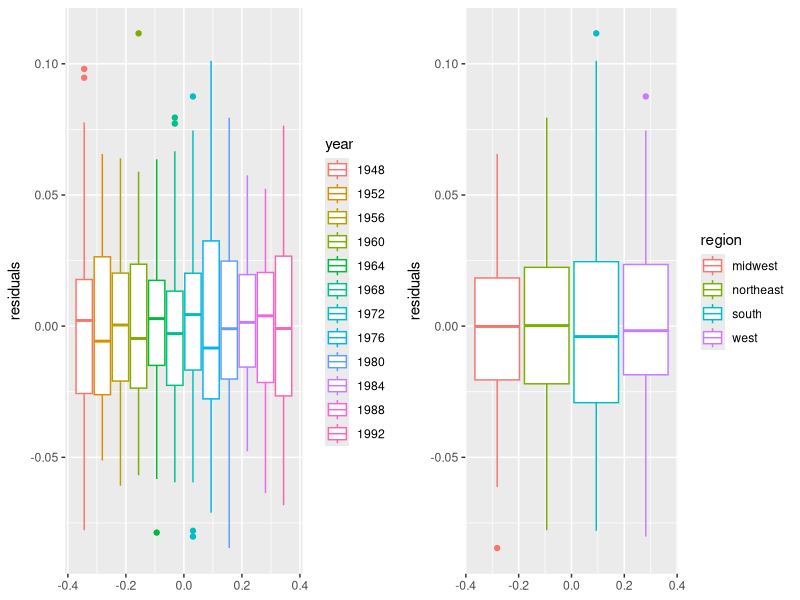
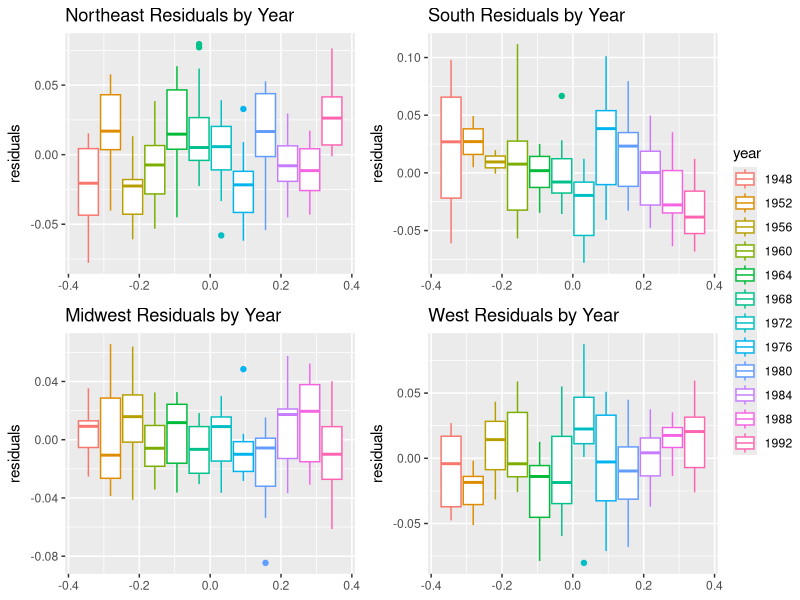
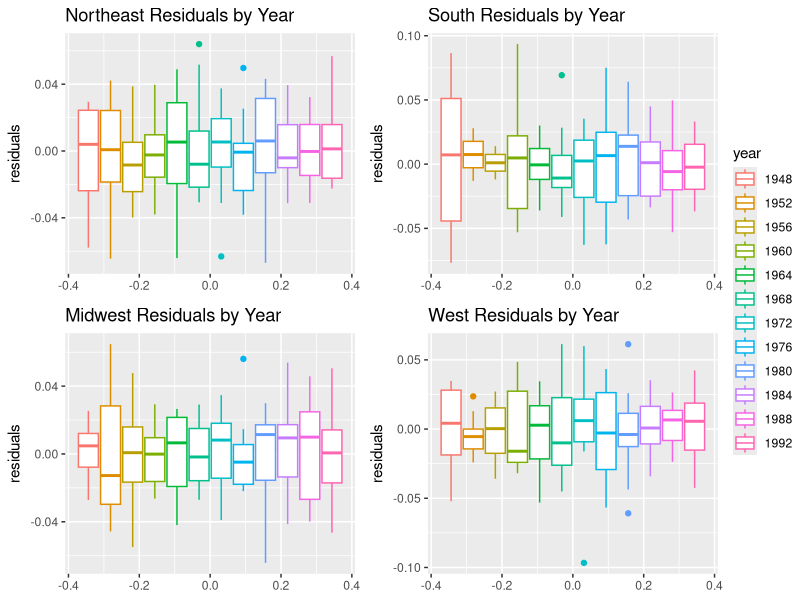

The R script that drew these images, in order:
## ---- chunk 1
knitr::opts_chunk$set(echo = FALSE, message = FALSE)
## ---- chunk 2
library("readr") # to load data
library("tidyverse")
data <- read_table("4_US_elections.txt")
data = data %>% select(-constant) # remove manually added intercept
# change mentioned variables to factors
data = data %>% 
  mutate(year = as.factor(year),
                       state = as.factor(state), 
                       r1 = as.factor(r1), 
                       r2 = as.factor(r2), 
                       r3 = as.factor(r3), 
                       r4 = as.factor(r4), 
                       r5 = as.factor(r5), 
                       r6 = as.factor(r6), )

# rename the variables
data = data %>% 
  rename(dvote = Dvote,
         dvote_poll = n1,
         dapprove_inc = n2,
         dapprove_presinc = n3,
         gnp_growth_inc = n4,
         dvote_last = s1,
         dvote_last2 = s2,
         home_state = s3,
         home_state_vice = s4,
         dmajor_leg = s5,
         econ_growth_inc = s6,
         state_ideology = s7,
         ideology_comp = s8,
         cath_1960 = s9,
         south = r1,
         south_1964 = r2,
         deep_south_1964 = r3,
         new_england_1964 = r4,
         new_england_1972 = r5,
         west_1976 = r6)

# create a region variable
northeast = c(7, 8, 19, 20, 21, 29, 30, 32, 38, 39, 45, 48)
south = c(1, 4, 9, 10, 17, 18, 24, 33, 36, 40, 42, 43, 46)
midwest = c(13, 14, 15, 16, 22, 23, 25, 27, 34, 35, 41, 49)
west = c(2, 3, 5, 6, 11, 12, 26, 28, 31, 37, 44, 47, 50)

data$region <- ifelse(data$state %in% northeast, "northeast",
                      ifelse(data$state %in% south, "south",
                             ifelse(data$state %in% midwest, "midwest",
                                    ifelse(data$state %in% west, "west", NA))))
data = data %>% mutate(region = as.factor(region))
## ---- chunk 3
library(tidyverse)
m0 = lm(dvote ~ . - evotes - region, data = data)
## ---- chunk 4
data_res = na.omit(data)
data_res$residuals = resid(m0)
year_res_plot = ggplot(mapping = aes(y = residuals, col = year), data = data_res) + 
  geom_boxplot()
region_res_plot = ggplot(mapping = aes(y = residuals, col = region), data = data_res) +
  geom_boxplot()
library(ggpubr)
ggarrange(year_res_plot, region_res_plot, nrow = 1, ncol = 2)
## ---- chunk 5
data_northeast = data_res[data_res$region == "northeast", ]
data_south = data_res[data_res$region == "south", ]
data_midwest = data_res[data_res$region == "midwest", ]
data_west = data_res[data_res$region == "west", ]
northeast_res_plot = ggplot(mapping=aes(y=residuals, col=year), data = data_northeast) +
  geom_boxplot() + 
  ggtitle("Northeast Residuals by Year")
south_res_plot = ggplot(mapping=aes(y=residuals, col=year), data = data_south) +
  geom_boxplot() +
  ggtitle("South Residuals by Year")
midwest_res_plot = ggplot(mapping=aes(y=residuals, col=year), data = data_midwest) +
  geom_boxplot() +
  ggtitle("Midwest Residuals by Year")
west_res_plot = ggplot(mapping=aes(y=residuals, col=year), data = data_west) +
  geom_boxplot() +
  ggtitle("West Residuals by Year")
#grid.arrange(northeast_res_plot, south_res_plot, midwest_res_plot, west_res_plot, ncol = 2)
ggarrange(northeast_res_plot, south_res_plot, midwest_res_plot, west_res_plot, 
          ncol = 2, nrow = 2, common.legend = TRUE, legend = "right")
## ---- chunk 6
library(lme4)
mixed_m0 = lmer(dvote ~ . -  evotes - region - year + (1|year/region), data = data)
## ---- chunk 7
data_res_mixed = data_res
data_res_mixed$residuals = resid(mixed_m0)
data_northeast_mixed = data_res_mixed[data_res_mixed$region == "northeast", ]
data_south_mixed = data_res_mixed[data_res_mixed$region == "south", ]
data_midwest_mixed = data_res_mixed[data_res_mixed$region == "midwest", ]
data_west_mixed = data_res_mixed[data_res_mixed$region == "west", ]
northeast_res_plot = ggplot(mapping=aes(y=residuals, col=year), data = data_northeast_mixed) +
  geom_boxplot() + 
  ggtitle("Northeast Residuals by Year")
south_res_plot = ggplot(mapping=aes(y=residuals, col=year), data = data_south_mixed) +
  geom_boxplot() +
  ggtitle("South Residuals by Year")
midwest_res_plot = ggplot(mapping=aes(y=residuals, col=year), data = data_midwest_mixed) +
  geom_boxplot() +
  ggtitle("Midwest Residuals by Year")
west_res_plot = ggplot(mapping=aes(y=residuals, col=year), data = data_west_mixed) +
  geom_boxplot() +
  ggtitle("West Residuals by Year")
#grid.arrange(northeast_res_plot, south_res_plot, midwest_res_plot, west_res_plot, ncol = 2)
ggarrange(northeast_res_plot, south_res_plot, midwest_res_plot, west_res_plot, 
          ncol = 2, nrow = 2, common.legend = TRUE, legend = "right")
## ---- chunk 8
predict_eval = function(lm_object, winner_list, data) {
  winner = rep(0, length(winner_list))
  predicted_values = predict(lm_object, data)
  predicted_values = as.vector(ifelse(predicted_values > 0.5, 1, 0))
  predicted_values = data$evotes * predicted_values
  
}

